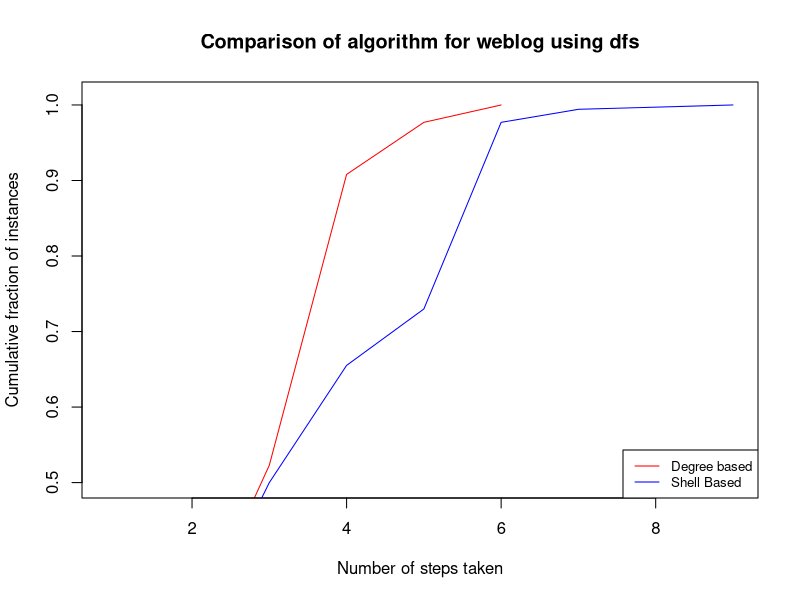

Here is the R script that generated this plot:
library(igraph)
library(ggplot2)

degree_ <- c(1,
             2,
             3,
             4,
             5,
             6
)
y1 <- c(0.07471264368,
        0.2988505747,
        0.5229885057,
        0.908045977,
        0.9770114943,
        1
        
)

shel <- c(1,
          2,
          3,
          4,
          5,
          6,
          7,
          9
          
)
y2 <- c(0.07471264368,
        0.2931034483,
        0.5,
        0.6551724138,
        0.7298850575,
        0.9770114943,
        0.9942528736,
        1
)
plot(degree_,y1,type="l",col="red", xlim=c(.9, 9), ylim = c(0.5, 1.01),  xlab="Number of steps taken",ylab="Cumulative fraction of instances", main = "Comparison of algorithm for weblog using dfs") + 
  lines(shel,y2,col="blue")
legend("bottomright", legend=c("Degree based", "Shell Based"),lty=1:1, cex=0.8 ,
       col=c("red", "blue"))
